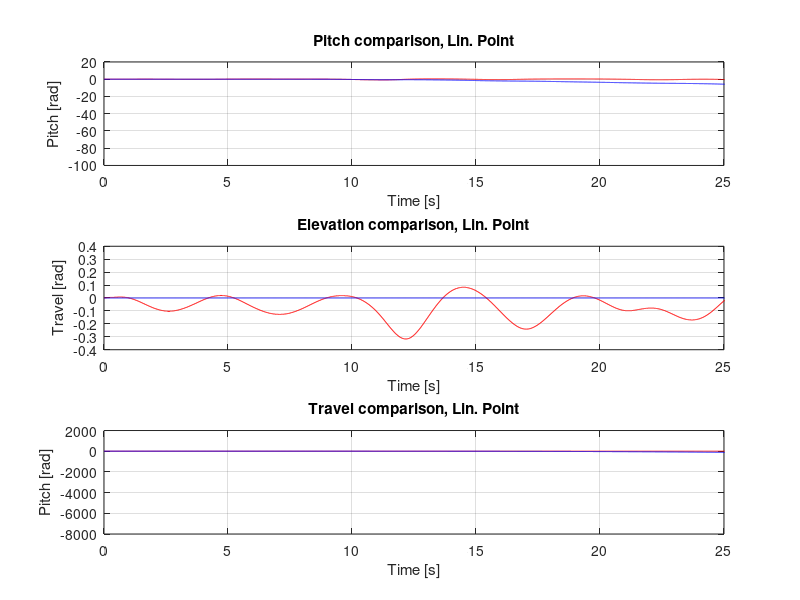
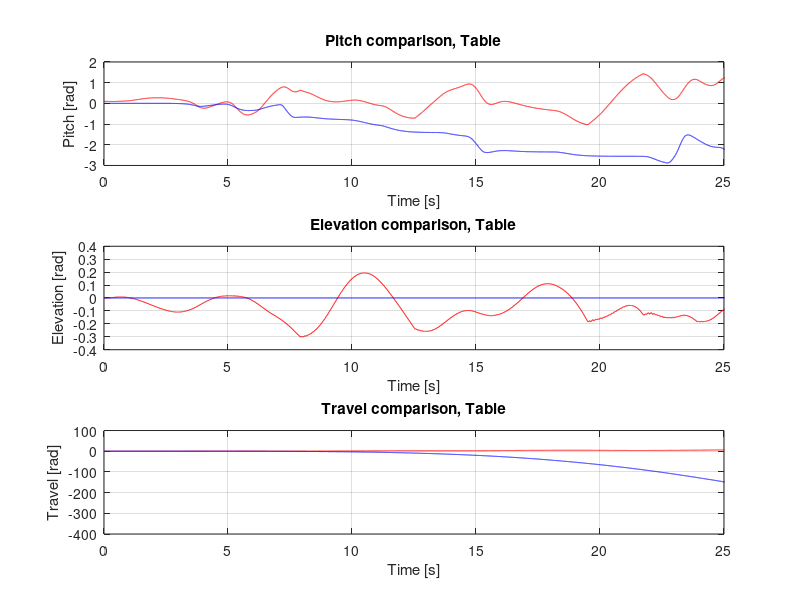

MATLAB code to generate these figures, in order:
%% start at linearisation point

model_vs_encoder_linpoint = load('model_vs_encoder_manual_control_final');
model_vs_encoder_linpoint_vals = model_vs_encoder_linpoint.model_vs_encoder_manual_control;

timestamp = model_vs_encoder_linpoint_vals(1,:);
model_p = model_vs_encoder_linpoint_vals(2,:);
model_pdot = model_vs_encoder_linpoint_vals(3,:);
model_e = model_vs_encoder_linpoint_vals(4,:);
model_edot = model_vs_encoder_linpoint_vals(5,:);
model_lambda = model_vs_encoder_linpoint_vals(6,:);
model_lambdadot = model_vs_encoder_linpoint_vals(7,:);
encoder_p = model_vs_encoder_linpoint_vals(8,:);
encoder_pdot = model_vs_encoder_linpoint_vals(9,:);
encoder_e = model_vs_encoder_linpoint_vals(10,:);
for n = 1:length(encoder_e)
    encoder_e(n) = encoder_e(n) + 0.53;
end
encoder_edot = model_vs_encoder_linpoint_vals(11,:);
encoder_lambda = model_vs_encoder_linpoint_vals(12,:);
encoder_lambdadot = model_vs_encoder_linpoint_vals(13,:);

figure(1);
x_start = 2;
x_stop = 30;

%plot pitch rate
subplot(3,1,1);

plot(timestamp, encoder_p,'r');
hold on;
plot(timestamp, model_p,'b');
grid on;
xlabel('Time [s]');
ylabel('Pitch [rad]');
%l = legend('Encoder pitch','Model pitch');
xlim([0, 25]);
title('Pitch comparison, Lin. Point');

%plot e
subplot(3,1,2);
plot(timestamp, encoder_e,'r');
hold on;
plot(timestamp, model_e,'b');
grid on;
xlabel('Time [s]');
ylabel('Travel [rad]');
%l = legend('Encoder pitch','Model pitch');
xlim([0, 25]);
title('Elevation comparison, Lin. Point');

%plot edot
subplot(3,1,3);
plot(timestamp, encoder_lambda,'r');
hold on;
plot(timestamp, model_lambda,'b');
grid on;
xlabel('Time [s]');
ylabel('Pitch [rad]');
%l = legend('Encoder pitch','Model pitch');
xlim([0, 25]);
title('Travel comparison, Lin. Point');

%{
%plot elevation
subplot(3,2,2);

plot(timestamp, encoder_pdot, 'r');
hold on;
plot(timestamp, model_pdot, 'b');
grid on;
xlabel('Time [s]');
ylabel('Elevation [rad]');
%l = legend('Encoder pitch','Model pitch');
xlim([2, 50]);
title('Pitch rate comparison, Lin. Point');
%plot lambda
subplot(3,2,3);



%plot pdot
subplot(3,2,4);
plot(timestamp, encoder_edot,'r');
hold on;
plot(timestamp, model_edot,'b');
grid on;
xlabel('Time [s]');
ylabel('Pitch [rad]');
%l = legend('Encoder pitch','Model pitch');
xlim([2, 50]);
title('Elevation rate comparison, Lin. Point');


%plot lambdadot
subplot(3,2,6);
plot(timestamp, encoder_lambdadot,'r');
hold on;
plot(timestamp, model_lambdadot,'b');
grid on;
xlabel('Time [s]');
ylabel('Pitch [rad]');
%l = legend('Encoder pitch','Model pitch');
xlim([2, 50]);
title('Travel rate comparison, Lin. Point');


%}


%% start on table

model_vs_encoder_table = load('fly_with_open_loop_model');
model_vs_encoder_table_vals = model_vs_encoder_table.fly_with_open_loop_model;

timestamp_t = model_vs_encoder_table_vals(1,:);
model_p_t = model_vs_encoder_table_vals(2,:);
model_e_t = model_vs_encoder_table_vals(3,:);
model_lambda_t = model_vs_encoder_table_vals(4,:);
encoder_p_t = model_vs_encoder_table_vals(5,:);
encoder_e_t = model_vs_encoder_table_vals(6,:);
encoder_lambda_t = model_vs_encoder_table_vals(7,:);
for n = 1:length(encoder_e_t)
    encoder_e_t(n) = encoder_e_t(n) + 0.53;
end

x_start = 0;
x_stop = 25;
figure(2);

%plot pitch rate
subplot(3,1,1);

plot(timestamp_t, encoder_p_t,'r');
hold on;
plot(timestamp_t, model_p_t,'b');
grid on;
xlabel('Time [s]');
ylabel('Pitch [rad]');
xlim([x_start, x_stop]);
title('Pitch comparison, Table');

%plot elevation
subplot(3,1,2);

plot(timestamp_t, encoder_e_t,'r');
hold on;
plot(timestamp_t, model_e_t,'b');
grid on;
xlabel('Time [s]');
ylabel('Elevation [rad]');
%l = legend('Encoder pitch','Model pitch');
xlim([x_start, x_stop]);
title('Elevation comparison, Table');

%plot lambda
subplot(3,1,3);

plot(timestamp_t, encoder_lambda_t,'r');
hold on;
plot(timestamp_t, model_lambda_t,'b');
grid on;
xlabel('Time [s]');
ylabel('Travel [rad]');
%l = legend('Encoder pitch','Model pitch');
xlim([x_start, x_stop]);
title('Travel comparison, Table');
